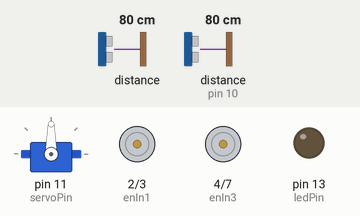
Recording of a sketch running on a simulated Arduino Uno, built with avr-gcc and run on an emulated ATmega328P. On the bench: servo, motor-driver pin pairs drawn as motors (green arrow = first pin HIGH = forward, orange = second pin HIGH = backward, longer = more drive, scaled by the enable pin), output pins drawn as LEDs (lit = HIGH). Wiring (inferred from the names in the program): ultrasonic range finder: trigger pin 9; echo pin 10. Inputs (shaded band) come from the test bench; at power-on: distance to the obstacle 80 cm, distance to the obstacle (sensor on pin 10) 80 cm. The echo pulse lasts 58.3 µs per cm; pins used as bus, display or sensor lines are not drawn.

Above: at 5.2 s.
5.3 s: distance to the obstacle (sensor 0) set to 145 cm
At 8.2 s:
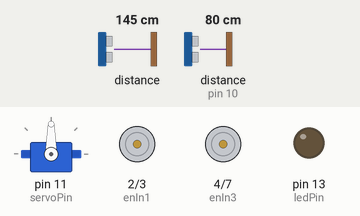
8.3 s: distance to the obstacle (sensor 0) set to 153 cm
At 10.3 s:
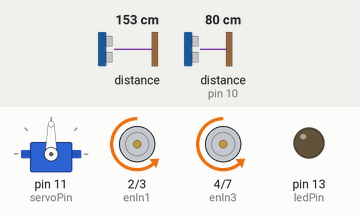
10.6 s: distance to the obstacle (sensor 0) set to 42 cm
13.6 s: distance to the obstacle (sensor 0) set to 36 cm
16.6 s: distance to the obstacle (sensor 0) set to 250 cm
Timing chart, 0 to 19.6 s (numbered marks = the images above; inputs shaded):
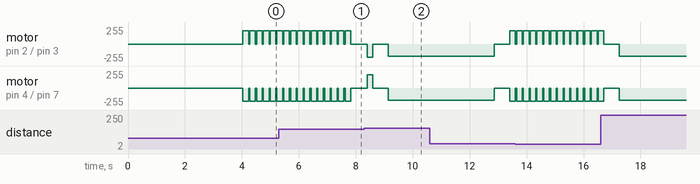

The sketch:

uno-distance-car.ino
```cpp
#include <Servo.h>
#include <Wire.h>
#include <VL53L0X.h>

int servoPin = 11;
int ledPin = 13;

int sonicEchoPin = 10;
int sonicTrigPin = 9;

int enA = 5;
int enIn1 = 2;
int enIn2 = 3;

int enB = 6;
int enIn3 = 4;
int enIn4 = 7;

VL53L0X sensor;
Servo servo;

// the setup routine runs once when you press reset:
void setup() {
  // initialize the digital pin as an output.
  pinMode(ledPin, OUTPUT);
  servo.attach(servoPin);
  Serial.begin(9600);
  pinMode(sonicTrigPin, OUTPUT);
  pinMode(sonicEchoPin, INPUT);

  pinMode(enA, OUTPUT);
  pinMode(enB, OUTPUT);
  pinMode(enIn1, OUTPUT);
  pinMode(enIn2, OUTPUT);
  pinMode(enIn3, OUTPUT);
  pinMode(enIn4, OUTPUT);

  Wire.begin();
  sensor.init();
  sensor.setTimeout(500);
  sensor.setMeasurementTimingBudget(200000);

  delay(4000);
}

int compare(const void* a, const void* b) {
  return *((int*)a) - *((int*)b);
}

int getDistance() {
  int duration, cm;
  digitalWrite(sonicTrigPin, LOW);
  delayMicroseconds(2);
  digitalWrite(sonicTrigPin, HIGH);
  delayMicroseconds(10);
  digitalWrite(sonicTrigPin, LOW);
  duration = pulseIn(sonicEchoPin, HIGH, 500);
  cm = duration / 58;
  return cm;
}

int getLaserDistance() {
  return ceil(sensor.readRangeSingleMillimeters() / 10);
}

int getMathDistance() {

  int count = 10;
  int measures[count];

  for (int i = 0; i < count; i++) {
    measures[i] = getDistance();
  }

  qsort(measures, count, sizeof(int), compare);

  return measures[count - 2];
}

void engineForward(int delaySec) {
  digitalWrite(enIn1, LOW);
  digitalWrite(enIn2, HIGH);
  digitalWrite(enIn3, LOW);
  digitalWrite(enIn4, HIGH);

  analogWrite(enA, 180);
  analogWrite(enB, 180);

  int distance = 0;
  if (delaySec == 0) {
    int delayCurrent = 0;
    int delayMax = 3000;
    while (true) {
      delay(200);
      distance = getLaserDistance();
      if (distance < 40) {
        break;
      }
      delayCurrent += 200;
      if (delayCurrent > delayMax) {
        break;
      }
    }
  } else {
    delay(delaySec);
  }

  digitalWrite(enIn1, LOW);
  digitalWrite(enIn2, LOW);
  digitalWrite(enIn3, LOW);
  digitalWrite(enIn4, LOW);
}

void engineRotateRight(int delaySec) {
  digitalWrite(enIn1, LOW);
  digitalWrite(enIn2, HIGH);

  digitalWrite(enIn3, HIGH);
  digitalWrite(enIn4, LOW);

  analogWrite(enA, 200);
  analogWrite(enB, 200);

  delay(delaySec);

  digitalWrite(enIn1, LOW);
  digitalWrite(enIn2, LOW);
  digitalWrite(enIn3, LOW);
  digitalWrite(enIn4, LOW);
}

void engineRotateLeft(int delaySec) {
  digitalWrite(enIn1, HIGH);
  digitalWrite(enIn2, LOW);

  digitalWrite(enIn3, LOW);
  digitalWrite(enIn4, HIGH);

  analogWrite(enA, 200);
  analogWrite(enB, 200);

  delay(delaySec);

  digitalWrite(enIn1, LOW);
  digitalWrite(enIn2, LOW);
  digitalWrite(enIn3, LOW);
  digitalWrite(enIn4, LOW);
}

int getHighestDistancePostition() {
  int highestPosition = 0;
  int highestDistance = 0;
  for (int pos = 0; pos <= 180; pos += 45) {
    servo.write(pos);
    delay(500);
    int distance = getLaserDistance();
    char buffer[100];
    sprintf(buffer, "Servo position: %d, measure: %d cm\n", pos, distance);
    Serial.print(buffer);
    if (distance > highestDistance) {
      highestDistance = distance;
      highestPosition = pos;
    }
    delay(200);
  }

  servo.write(90);
  delay(200);

  if (highestDistance < 15) {
    return -1;
  }

  return highestPosition;
}

int getSmartDistance() {
  int laserDistance = getLaserDistance();
  int sonicDistance = getMathDistance();

  if(sonicDistance == 0) {
    return laserDistance;
  }

  if (laserDistance < sonicDistance) {
    return laserDistance;
  }

  return sonicDistance;
}

void rotate() {
  int ratoteDuration45 = 170;
  int highestPosition = getHighestDistancePostition();
  switch (highestPosition) {
    case 0:
      engineRotateRight(ratoteDuration45 * 2);
      break;
    case 45:
      engineRotateRight(ratoteDuration45);
      break;
    case 90:
      break;
    case 135:
      engineRotateLeft(ratoteDuration45);
      break;
    case 180:
      engineRotateLeft(ratoteDuration45 * 2);
      break;
    case -1:
      engineRotateLeft(ratoteDuration45 * 4);
      break;
  }
}

int engineRotateSmart(int left) {

  int currentDistance = getSmartDistance();
  int currentDelay = 0;
  int maxDelay = 3000;
  while (true) {
    if (left == 1) {
      engineRotateLeft(200);
    } else {
      engineRotateRight(200);
    }
    currentDelay+=200;

    int distance = getSmartDistance();
    if (distance > 150) {
      return 0;
    }

    if (currentDelay > maxDelay) {
      return -1;
    }
  }
  return 0;
}

// the loop routine runs over and over again forever:
void loop() {
  int success = engineRotateSmart(1);
  if (success < 0) {
    delay(500);
    engineRotateSmart(0);
  }
  delay(500);
  engineForward(0);
  delay(500);
}
```

Measured:
- the behaviour switches between 150 and 151 cm on distance to the obstacle (sensor 0) (found by bisection; images 1 and 2)
